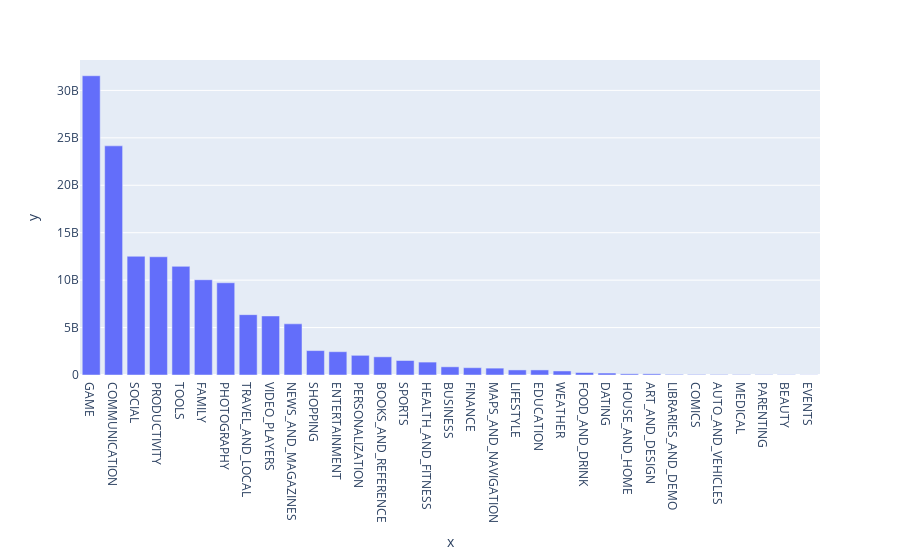

Write notebook code for a chart like this one.
### Code cell
top_downloads = df.groupby('Category').Installs.sum().sort_values(ascending = False)
px.bar(y = top_downloads.values, x = top_downloads.index)

### Figure 1 — Plotly figure (JSON) as saved in the notebook; plotly's stock layout.template omitted (floating-point values rounded to 4 significant figures)
{"data": [{"alignmentgroup": "True", "hovertemplate": "x=%{x}<br>y=%{y}<extra></extra>", "legendgroup": "", "marker": {"color": "#636efa", "pattern": {"shape": ""}}, "name": "", "offsetgroup": "", "orientation": "v", "showlegend": false, "textposition": "auto", "type": "bar", "x": ["GAME", "COMMUNICATION", "SOCIAL", "PRODUCTIVITY", "TOOLS", "FAMILY", "PHOTOGRAPHY", "TRAVEL_AND_LOCAL", "VIDEO_PLAYERS", "NEWS_AND_MAGAZINES", "SHOPPING", "ENTERTAINMENT", "PERSONALIZATION", "BOOKS_AND_REFERENCE", "SPORTS", "HEALTH_AND_FITNESS", "BUSINESS", "FINANCE", "MAPS_AND_NAVIGATION", "LIFESTYLE", "EDUCATION", "WEATHER", "FOOD_AND_DRINK", "DATING", "HOUSE_AND_HOME", "ART_AND_DESIGN", "LIBRARIES_AND_DEMO", "COMICS", "AUTO_AND_VEHICLES", "MEDICAL", "PARENTING", "BEAUTY", "EVENTS"], "xaxis": "x", "y": [31544024415, 24152276251, 12513867902, 12463091369, 11452771915, 10041692505, 9721247655, 6361887146, 6222002720, 5393217760, 2573348785, 2455660000, 2074494782, 1916469576, 1528574498, 1361022512, 863664865, 770348734, 724281890, 534823539, 533952000, 426100520, 257898751, 206536107, 125212461, 124338100, 62995910, 56086150, 53130211, 42204177, 31521110, 27197050, 15973161], "yaxis": "y"}], "layout": {"barmode": "relative", "legend": {"tracegroupgap": 0}, "margin": {"t": 60}, "xaxis": {"anchor": "y", "domain": [0, 1], "title": {"text": "x"}}, "yaxis": {"anchor": "x", "domain": [0, 1], "title": {"text": "y"}}}}
